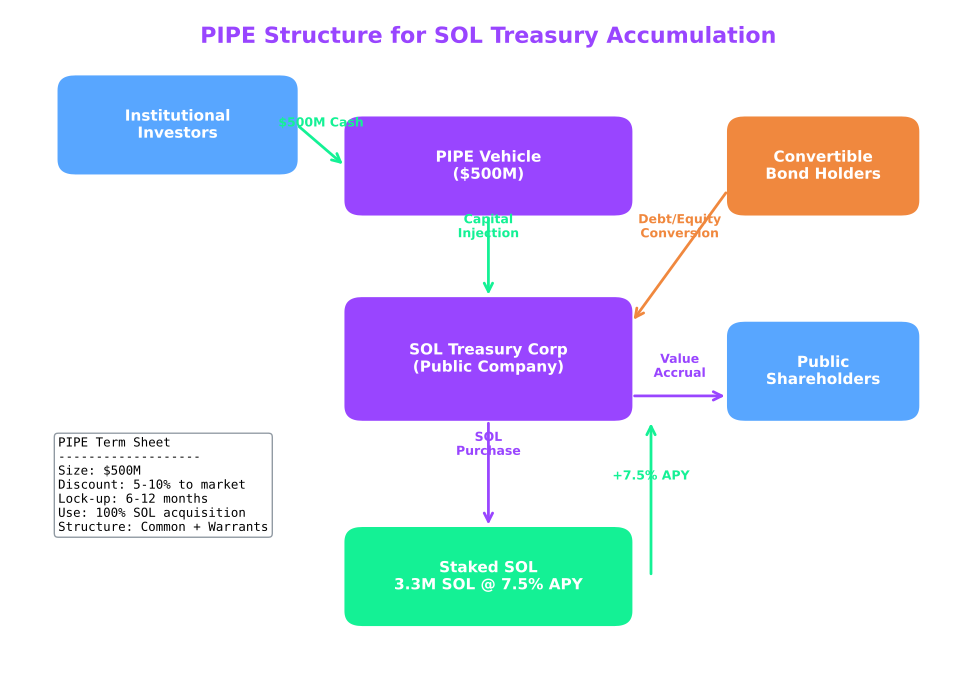

Source code (Python):
"""
PIPE (Private Investment in Public Equity) Structure Diagram

Shows capital flow and stakeholder positions in a SOL-focused PIPE deal.
"""
import matplotlib.pyplot as plt
import matplotlib.patches as mpatches
from matplotlib.patches import FancyBboxPatch, FancyArrowPatch
import numpy as np
from pathlib import Path
import sys
sys.path.insert(0, str(Path(__file__).parent.parent.parent / 'models'))
from utils import CHART_RCPARAMS, COLORS

plt.rcParams.update(CHART_RCPARAMS)

fig, ax = plt.subplots(figsize=(10, 7))

# Turn off axis
ax.set_xlim(0, 10)
ax.set_ylim(0, 8)
ax.axis('off')

# Define box style
def draw_box(ax, x, y, w, h, text, color, text_color='white'):
    box = FancyBboxPatch((x, y), w, h, boxstyle="round,pad=0.02,rounding_size=0.2",
                         facecolor=color, edgecolor='white', linewidth=2)
    ax.add_patch(box)
    ax.text(x + w/2, y + h/2, text, ha='center', va='center',
            fontsize=11, fontweight='bold', color=text_color, wrap=True)

# Define arrow style
def draw_arrow(ax, start, end, text='', color='gray'):
    arrow = FancyArrowPatch(start, end, arrowstyle='->', mutation_scale=15,
                           color=color, linewidth=2)
    ax.add_patch(arrow)
    if text:
        mid = ((start[0] + end[0])/2, (start[1] + end[1])/2 + 0.2)
        ax.text(mid[0], mid[1], text, ha='center', va='bottom', fontsize=9,
               color=color, fontweight='bold')

# Institutional Investors (top left)
draw_box(ax, 0.5, 6, 2.5, 1.2, 'Institutional\nInvestors', COLORS['ACCENT_BLUE'])

# PIPE Vehicle (center)
draw_box(ax, 3.5, 5.5, 3, 1.2, 'PIPE Vehicle\n($500M)', COLORS['SOL_PURPLE'])

# SOL Treasury Company (center bottom)
draw_box(ax, 3.5, 3, 3, 1.5, 'SOL Treasury Corp\n(Public Company)', COLORS['SOL_PURPLE'])

# SOL Assets (bottom center)
draw_box(ax, 3.5, 0.5, 3, 1.2, 'Staked SOL\n3.3M SOL @ 7.5% APY', COLORS['SOL_GREEN'], 'white')

# Convertible Bond Holders (right)
draw_box(ax, 7.5, 5.5, 2, 1.2, 'Convertible\nBond Holders', COLORS['WARNING_ORANGE'])

# Equity Shareholders (bottom right)
draw_box(ax, 7.5, 3, 2, 1.2, 'Public\nShareholders', COLORS['ACCENT_BLUE'])

# Arrows with labels
# Investors -> PIPE Vehicle
draw_arrow(ax, (3, 6.6), (3.5, 6.1), '$500M Cash', COLORS['SOL_GREEN'])

# PIPE Vehicle -> Treasury Company
draw_arrow(ax, (5, 5.5), (5, 4.5), 'Capital\nInjection', COLORS['SOL_GREEN'])

# Treasury Company -> SOL Assets
draw_arrow(ax, (5, 3), (5, 1.7), 'SOL\nPurchase', COLORS['SOL_PURPLE'])

# SOL Assets -> Treasury Company (staking rewards)
draw_arrow(ax, (6.7, 1.1), (6.7, 3), '+7.5% APY', COLORS['SOL_GREEN'])

# Convertible holders -> Treasury
draw_arrow(ax, (7.5, 5.8), (6.5, 4.2), 'Debt/Equity\nConversion', COLORS['WARNING_ORANGE'])

# Treasury -> Shareholders
draw_arrow(ax, (6.5, 3.3), (7.5, 3.3), 'Value\nAccrual', COLORS['SOL_PURPLE'])

# Add term sheet summary box
terms = (
    "PIPE Term Sheet\n"
    "-------------------\n"
    "Size: $500M\n"
    "Discount: 5-10% to market\n"
    "Lock-up: 6-12 months\n"
    "Use: 100% SOL acquisition\n"
    "Structure: Common + Warrants"
)
ax.text(0.5, 2.8, terms, fontsize=9, fontfamily='monospace',
        verticalalignment='top',
        bbox=dict(boxstyle='round', facecolor='white', edgecolor=COLORS['TEXT_SECONDARY'], alpha=0.95))

# Title
ax.text(5, 7.6, 'PIPE Structure for SOL Treasury Accumulation',
        ha='center', fontsize=16, fontweight='bold', color=COLORS['SOL_PURPLE'])

plt.tight_layout()
plt.savefig(Path(__file__).parent / 'chart.pdf', dpi=300, bbox_inches='tight')
plt.close()

print("Chart saved: 05_pipe_structure/chart.pdf")
